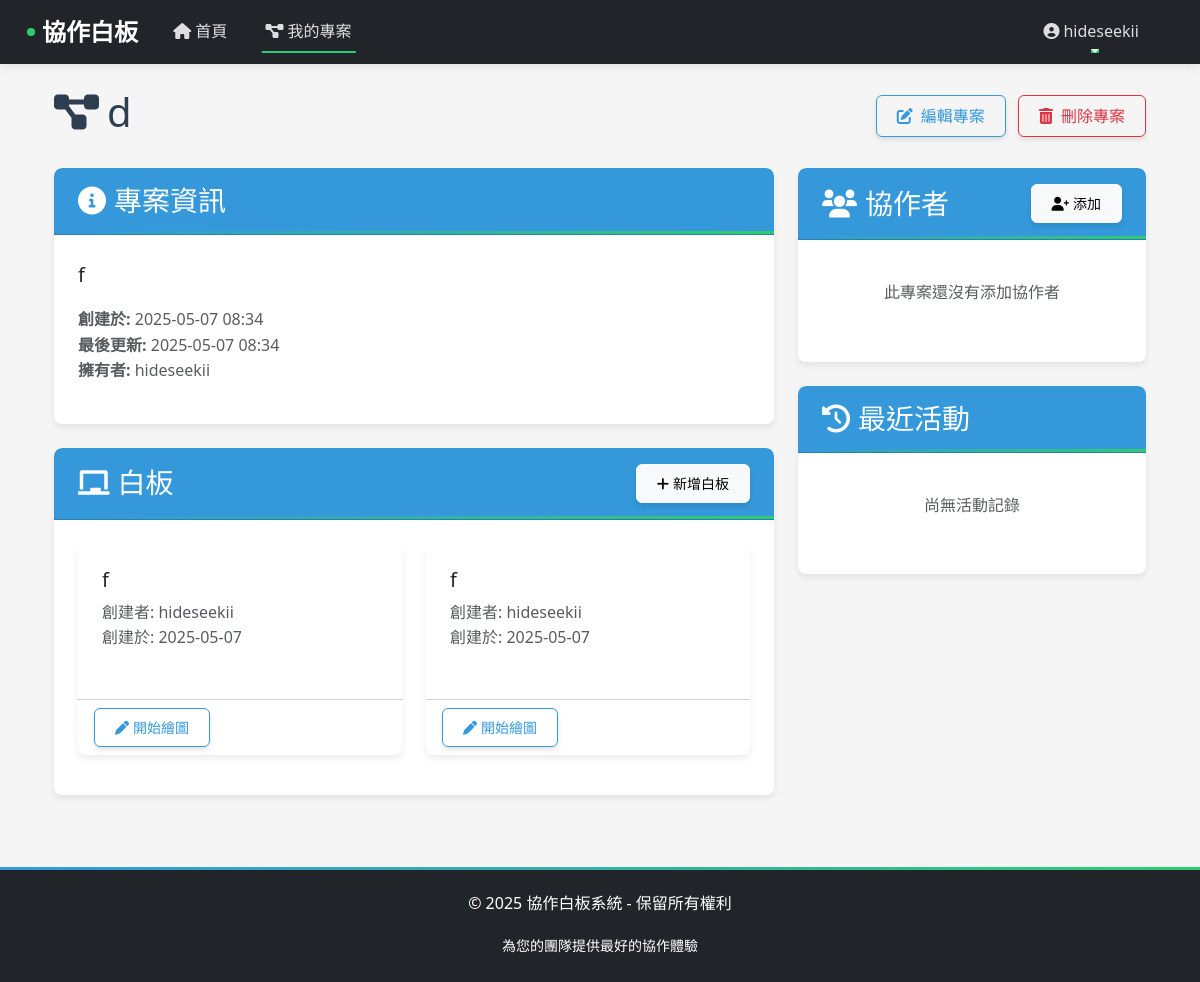
The page /projects/3/ (signed in) on the database its author committed.
### projects/models.py (models this page shows, shortened)
class Project(models.Model):
    name = models.CharField("專案名稱", max_length=100)
    description = models.TextField("專案描述", blank=True)
    owner = models.ForeignKey(
        User,
        related_name='owned_projects',
        on_delete=models.CASCADE
    )
    collaborators = models.ManyToManyField(
        User,
        through='ProjectCollaborator',
        related_name='projects'
    )
    created_at = models.DateTimeField(auto_now_add=True)
    updated_at = models.DateTimeField(auto_now=True)

### boards/models.py (models this page shows, shortened)
class Board(models.Model):
    title = models.CharField("白板標題", max_length=100)
    project = models.ForeignKey(
        'projects.Project', related_name='boards', on_delete=models.CASCADE
    )
    created_by = models.ForeignKey(
        User, related_name='created_boards', on_delete=models.SET_NULL, null=True
    )
    created_at = models.DateTimeField(auto_now_add=True)
    updated_at = models.DateTimeField(auto_now=True)

### projects/views.py (the view)
# urls.py: path('<int:pk>/', views.project_detail, name='detail'),
@login_required
def project_detail(request, pk):
    project = get_object_or_404(Project, pk=pk)
    if project.owner != request.user and not project.collaborators.filter(id=request.user.id).exists():
        return HttpResponseForbidden("您沒有權限查看此專案")
    collaborators = ProjectCollaborator.objects.filter(project=project)
    from boards.models import Board
    boards = Board.objects.filter(project=project)
    context = {
        'project': project,
        'collaborators': collaborators,
        'boards': boards,
        'is_owner': project.owner == request.user,
    }
    return render(request, 'projects/project_detail.html', context)

### templates/projects/project_detail.html (shortened to what this page needs)
{% extends 'base.html' %}
{% load static %}
{% block content %}
<div class="container">
    <div class="d-flex justify-content-between align-items-center mb-4">
        <h1><i class="fas fa-project-diagram me-2"></i>{{ project.name }}</h1>
        <div>
            {% if is_owner %}
            <a href="{% url 'projects:edit' project.pk %}" class="btn btn-outline-primary">
                <i class="fas fa-edit me-2"></i>編輯專案
            </a>
            <a href="{% url 'projects:delete' project.pk %}" class="btn btn-outline-danger ms-2">
                <i class="fas fa-trash-alt me-2"></i>刪除專案
            </a>
            {% endif %}
        </div>
    </div>
    <div class="row">
        <div class="col-md-8">
            <div class="card mb-4">
                <div class="card-header bg-primary text-white">
                    <h3 class="card-title mb-0"><i class="fas fa-info-circle me-2"></i>專案資訊</h3>
                </div>
                <div class="card-body">
                    <p class="lead">{{ project.description }}</p>
                    <p class="text-muted">
                        <strong>創建於:</strong> {{ project.created_at|date:"Y-m-d H:i" }}<br>
                        <strong>最後更新:</strong> {{ project.updated_at|date:"Y-m-d H:i" }}<br>
                        <strong>擁有者:</strong> {{ project.owner.username }}
                    </p>
                </div>
            </div>
            <div class="card mb-4">
                <div class="card-header bg-primary text-white d-flex justify-content-between align-items-center">
                    <h3 class="card-title mb-0"><i class="fas fa-chalkboard me-2"></i>白板</h3>
                    <a href="{% url 'boards:create' project.pk %}" class="btn btn-sm btn-light">
                        <i class="fas fa-plus me-1"></i>新增白板
                    </a>
                </div>
                <div class="card-body">
                    {% if boards %}
                    <div class="row">
                        {% for board in boards %}
                        <div class="col-md-6 mb-3">
                            <div class="card h-100">
                                <div class="card-body">
                                    <h5 class="card-title">{{ board.title }}</h5>
                                    <p class="card-text text-muted">
                                        創建者: {{ board.created_by.username }}<br>
                                        創建於: {{ board.created_at|date:"Y-m-d" }}
                                    </p>
                                </div>
                                <div class="card-footer bg-transparent">
                                    <a href="#" class="btn btn-sm btn-outline-primary">
                                        <i class="fas fa-pen me-1"></i>開始繪圖
                                    </a>
                                </div>
                            </div>
                        </div>
                        {% endfor %}
                    </div>
                    {% endif %}
                </div>
            </div>
        </div>
        <div class="col-md-4">
            <div class="card mb-4">
                <div class="card-header bg-primary text-white d-flex justify-content-between align-items-center">
                    <h3 class="card-title mb-0"><i class="fas fa-users me-2"></i>協作者</h3>
                    {% if is_owner %}
                    <a href="{% url 'projects:add_collaborator' project.pk %}" class="btn btn-sm btn-light">
                        <i class="fas fa-user-plus me-1"></i>添加
                    </a>
                    {% endif %}
                </div>
                <div class="card-body">
                    {% if collaborators %}
                    <ul class="list-group">
                        {% for collaborator in collaborators %}
                        <li class="list-group-item d-flex justify-content-between align-items-center">
                            <div>
                                <i class="fas fa-user me-2"></i>{{ collaborator.user.username }}
                                <span class="badge bg-info ms-2">{{ collaborator.get_role_display }}</span>
                            </div>
                            {% if is_owner %}
                            <a href="{% url 'projects:remove_collaborator' project.pk collaborator.user.id %}"
                               class="btn btn-sm btn-outline-danger"
                               onclick="return confirm('確定要移除此協作者嗎?');">
                                <i class="fas fa-user-minus"></i>
                            </a>
                            {% endif %}
                        </li>
                        {% endfor %}
                    </ul>
                    {% else %}
                    <p class="text-center text-muted py-3">此專案還沒有添加協作者</p>
                    {% endif %}
                </div>
            </div>
            <div class="card">
                <div class="card-header bg-primary text-white">
                    <h3 class="card-title mb-0"><i class="fas fa-history me-2"></i>最近活動</h3>
                </div>
                <div class="card-body">
                    <p class="text-center text-muted py-3">尚無活動記錄</p>
                </div>
            </div>
        </div>
    </div>
</div>
{% endblock %}

### templates/base.html (shortened to what this page needs)
{% load static %}
<!DOCTYPE html>
<html lang="zh-Hant">
<head>
    <link href="https://cdn.jsdelivr.net/npm/bootstrap@5.3.0/dist/css/bootstrap.min.css" rel="stylesheet">
    <link rel="stylesheet" href="https://cdnjs.cloudflare.com/ajax/libs/font-awesome/6.0.0/css/all.min.css">
    <link rel="stylesheet" href="{% static 'css/whiteboard_custom.css' %}">
</head>
<body>
    <nav class="navbar navbar-expand-lg navbar-dark bg-dark">
        <div class="container">
            <a class="navbar-brand" href="{% url 'users:home' %}">協作白板</a>
            <div class="collapse navbar-collapse" id="navbarNav">
                <ul class="navbar-nav me-auto">
                    <li class="nav-item">
                        <a class="nav-link {% if request.path == '/' %}active{% endif %}" href="{% url 'users:home' %}">
                            <i class="fas fa-home me-1"></i>首頁
                        </a>
                    </li>
                    {% if user.is_authenticated %}
                    <li class="nav-item">
                        <a class="nav-link {% if '/projects/' in request.path %}active{% endif %}" href="{% url 'projects:list' %}">
                            <i class="fas fa-project-diagram me-1"></i>我的專案
                        </a>
                    </li>
                    {% endif %}
                </ul>
                <ul class="navbar-nav">
                    {% if user.is_authenticated %}
                        <li class="nav-item dropdown">
                            <a class="nav-link dropdown-toggle" href="#" id="userDropdown" role="button" data-bs-toggle="dropdown" aria-expanded="false">
                                <i class="fas fa-user-circle me-1"></i>{{ user.username }}
                            </a>
                        </li>
                    {% endif %}
                </ul>
            </div>
        </div>
    </nav>
    <main class="container mt-4 fade-in">
        {% block content %}{% endblock %}
    </main>
    <footer class="text-center py-4 mt-5 bg-dark text-white">
        <div class="container">
            <p>&copy; {% now "Y" %} 協作白板系統 - 保留所有權利</p>
            <p class="mb-0"><small>為您的團隊提供最好的協作體驗</small></p>
        </div>
    </footer>
</body>
</html>

### static/css/whiteboard_custom.css (style rules this page uses)
:root { --primary-color: #3498db; --primary-dark: #2980b9; --secondary-color: #2ecc71; --secondary-dark: #27ae60; --accent-color: #f39c12; --light-gray: #f8f9fa; --medium-gray: #e9ecef; --dark-gray: #343a40; --danger-color: #e74c3c; --text-color: #2c3e50; }
body { font-family: 'Noto Sans TC', 'Segoe UI', Tahoma, Geneva, Verdana, sans-serif; color: var(--text-color); background-color: #f5f5f5; line-height: 1.6; }
.navbar { box-shadow: 0 2px 10px rgba(0, 0, 0, 0.1); }
.navbar-brand { font-weight: 700; font-size: 1.5rem; color: white; position: relative; }
.navbar-brand:before { content: ''; position: absolute; width: 8px; height: 8px; background-color: var(--secondary-color); border-radius: 50%; left: -15px; top: 50%; transform: translateY(-50%); }
.navbar-dark .navbar-nav .nav-link { color: rgba(255, 255, 255, 0.85); font-weight: 500; transition: color 0.2s; padding: 0.5rem 1rem; margin: 0 0.2rem; position: relative; }
.navbar-dark .navbar-nav .nav-link:after { content: ''; position: absolute; width: 0; height: 2px; background-color: var(--secondary-color); bottom: 0; left: 50%; transform: translateX(-50%); transition: width 0.3s; }
.navbar-dark .navbar-nav .nav-link:hover:after, .navbar-dark .navbar-nav .nav-link.active:after { width: 80%; }
.card { border: none; border-radius: 8px; box-shadow: 0 4px 6px rgba(0, 0, 0, 0.07); transition: transform 0.2s, box-shadow 0.2s; margin-bottom: 1.5rem; overflow: hidden; }
.card-header { border-radius: 8px 8px 0 0 !important; font-weight: 600; padding: 1rem 1.5rem; position: relative; }
.card-header:after { content: ''; position: absolute; bottom: 0; left: 0; width: 100%; height: 3px; background: linear-gradient(to right, var(--primary-color), var(--secondary-color)); }
.card-body { padding: 1.5rem; }
.bg-primary { background-color: var(--primary-color) !important; }
.btn { font-weight: 500; border-radius: 6px; padding: 0.5rem 1.25rem; transition: all 0.2s; box-shadow: 0 3px 5px rgba(0, 0, 0, 0.1); position: relative; overflow: hidden; }
.btn:before { content: ''; position: absolute; top: 0; left: -100%; width: 100%; height: 100%; background: linear-gradient( 90deg, rgba(255, 255, 255, 0) 0%, rgba(255, 255, 255, 0.2) 50%, rgba(255, 255, 255, 0) 100% ); transition: left 0.5s; }
.btn-outline-primary { color: var(--primary-color); border-color: var(--primary-color); }
footer { background-color: var(--dark-gray); color: #f8f9fa; padding: 2rem 0; margin-top: 3rem; position: relative; overflow: hidden; }
footer:before { content: ''; position: absolute; top: 0; left: 0; width: 100%; height: 3px; background: linear-gradient(to right, var(--primary-color), var(--secondary-color)); }
footer .container { position: relative; z-index: 1; }
.fade-in { animation: fadeIn 0.5s ease-out; }

### rows shown on the page
Project: name "d", description "f", created_at "2025-05-07 08:34", updated_at "2025-05-07 08:34", owner.username "hideseekii"
Board: title "f", created_by.username "hideseekii", created_at "2025-05-07"
Board: title "f", created_by.username "hideseekii", created_at "2025-05-07"

### other values the page prints
{{ user.username }} "hideseekii"
